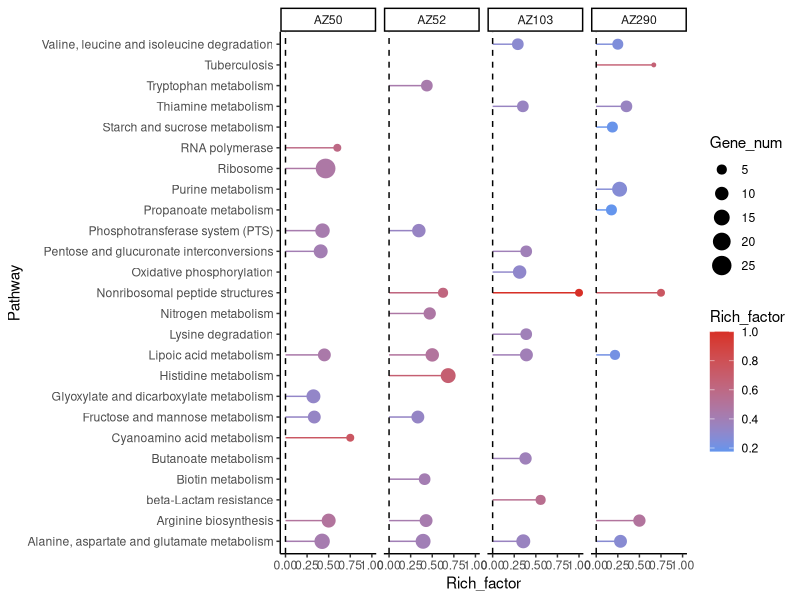
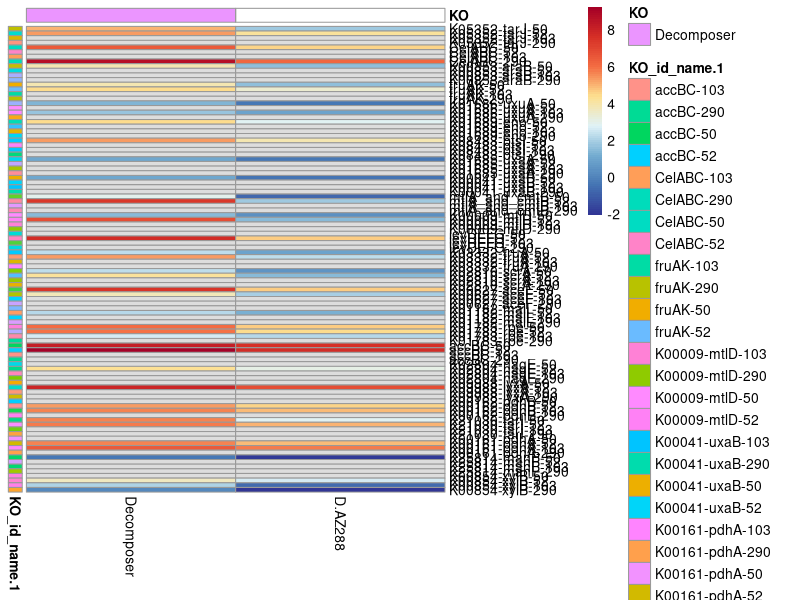
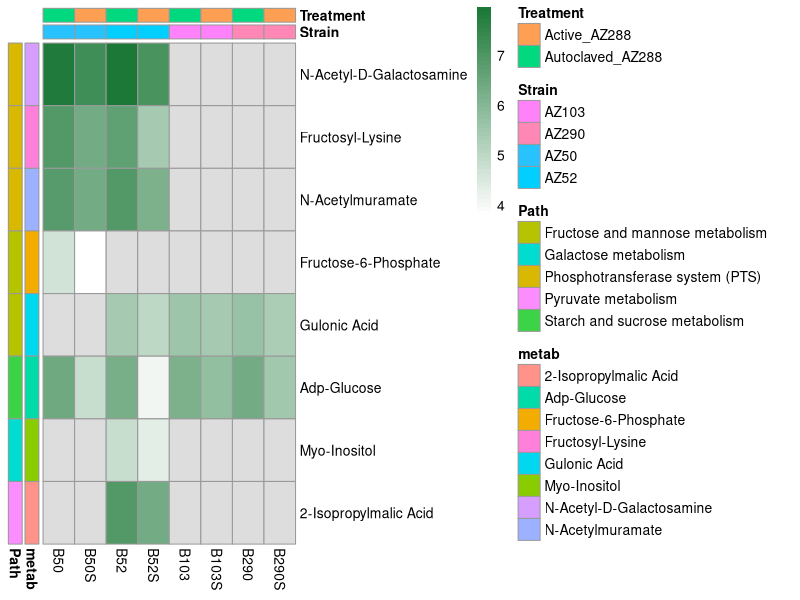
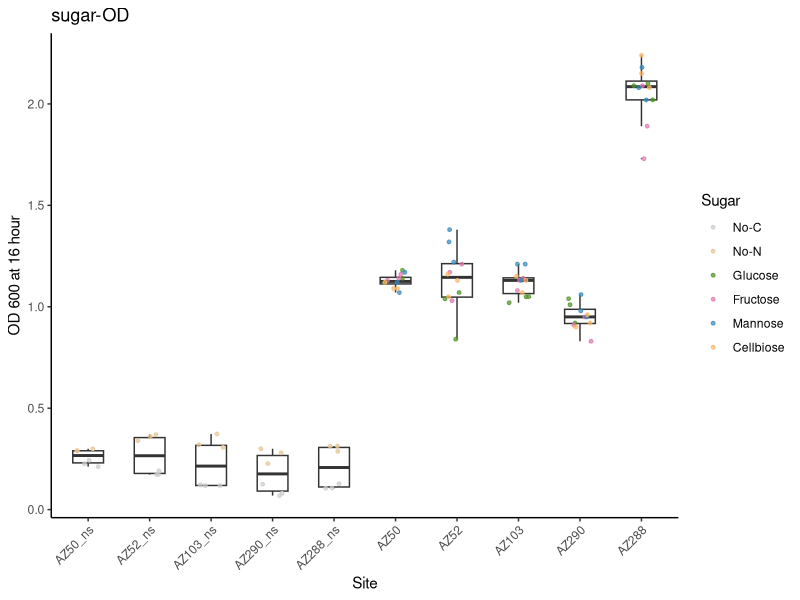
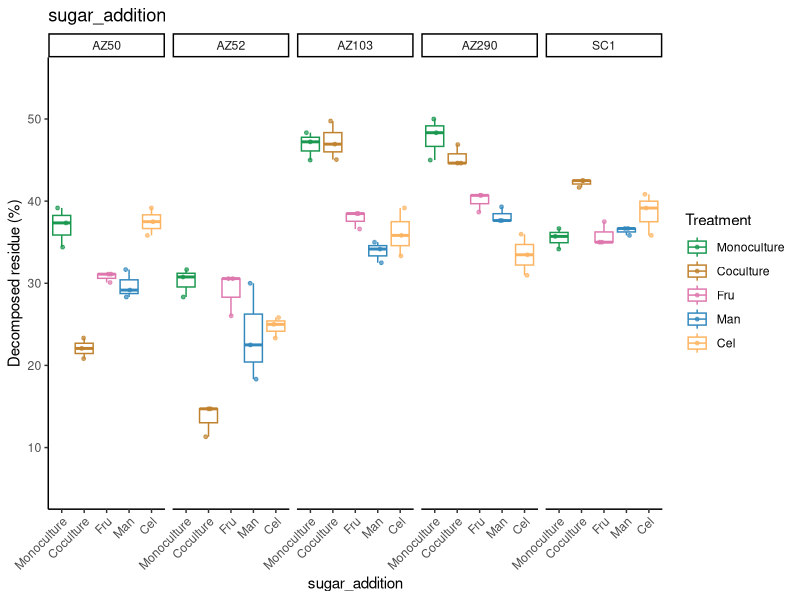
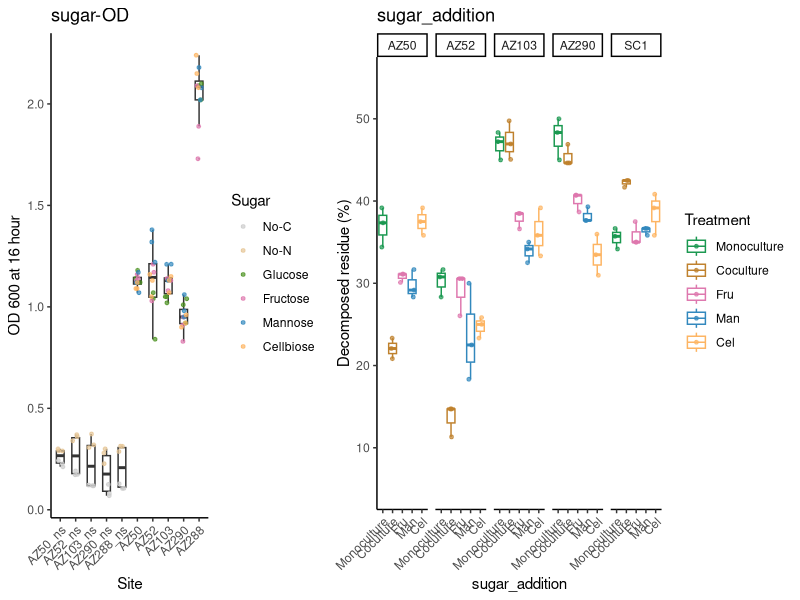
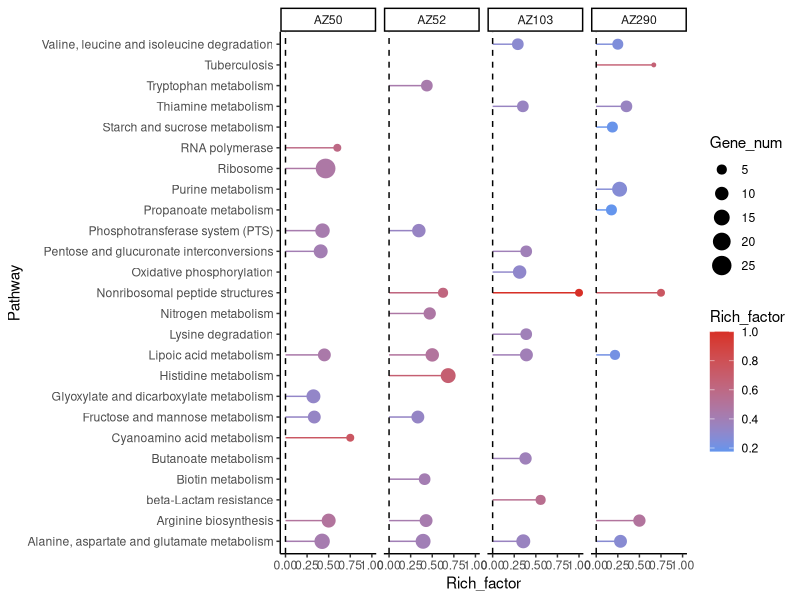
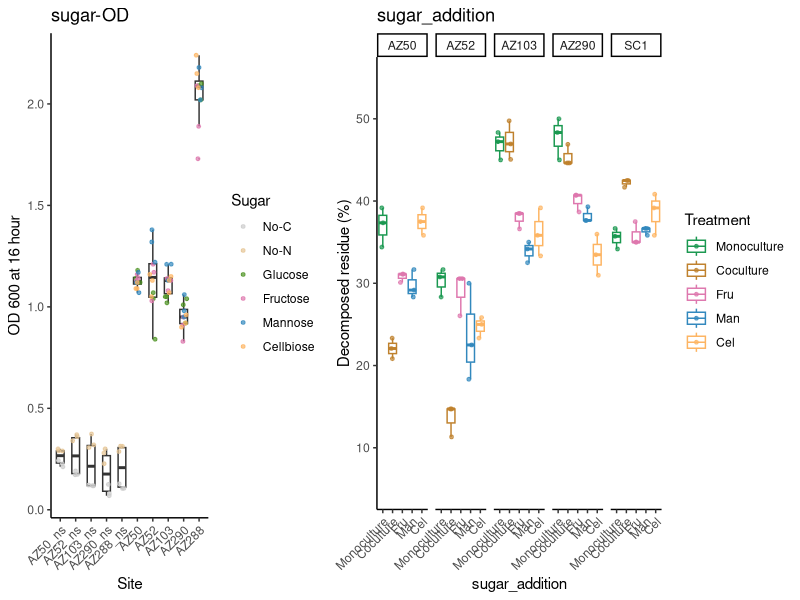

Recreate these plots in R, in order.
## ---- chunk 1
knitr::opts_chunk$set(echo = TRUE)
options(knitr.duplicate.label = "allow")
## ---- chunk 2
library(ggplot2)

data1=read.csv("KEGG_enrichment.csv",header = T,row.names=1,sep = ",")
data1$Strain<-factor(data1$Strain,levels=c("AZ50","AZ52","AZ103","AZ290"), labels =c("AZ50","AZ52","AZ103","AZ290"))

kegg=ggplot(data1,aes(x=Pathway,y=Rich_factor,color=Rich_factor))+
  geom_point(stat = "identity",aes(size=Gene_num))+
  geom_segment(aes(y=0,yend=Rich_factor,x=Pathway,xend=Pathway))+
  ylim(-0.01,1)+coord_flip()+theme_bw()+
  theme(panel.grid.major=element_blank(),panel.grid.minor=element_blank())+
  scale_color_gradient(low="#6495ED",high="#D73027")+
  geom_hline(yintercept = 0, linetype="dashed",color = "black", size=0.5)+facet_wrap( ~ Strain, ncol=4)+theme_classic()
kegg

group="KEGG_enrichment"
width = 250
height = 100
ggsave(paste0("",group,".pdf"), kegg, width = width, height = height,units = "mm")
## ---- chunk 3
library(pheatmap)

#data
data=read.delim('Kegg.txt', header = TRUE, row.names = 1, sep = '\t')
col=read.delim('kegg_col.txt', header = TRUE, row.names = 1, sep = '\t')
row=read.delim('Kegg_row.txt', header = TRUE, row.names = 1, sep = '\t')

# Draw heatmaps
pheatmap(log2(data),color = colorRampPalette(c("#313695","#4575B4","#74ADD1","#E0F3F8","#FEE090","#F46D43","#D73027","#A50026"))(100),cluster_rows = FALSE,cluster_cols =FALSE,number_color="black",annotation_col = col,annotation_row=row)

# Metabolic pathways involved in sugar utilization were manually illustrated in Adobe Illustrator.
## ---- chunk 4
library(pheatmap)

data = read.table("Metabolites.txt", header=T, row.names=1, sep="\t", comment.char="")

colgroup = read.table("Metabolites_col.txt", header=T, row.names=1, sep="\t", comment.char="")
rowgroup = read.table("Metabolites_row.txt", header=T, row.names=1, sep="\t", comment.char="")

# Draw heatmaps
pheatmap(data,color = colorRampPalette(c("white", "#1B7837"))(50),
         cluster_rows = FALSE,cluster_cols =FALSE,display_numbers =FALSE,
         number_color="black",fontsize_number = 8,annotation_col = colgroup,
         annotation_row=rowgroup)
## ---- chunk 5
library(ggplot2)
library(cowplot)

#Fig. 5d
data = read.table("Sugar.txt", header=T, row.names=1, sep="\t", comment.char="")

group="sugar-OD"
data$Strain<-factor(data$Strain,levels=c("AZ50_ns","AZ52_ns","AZ103_ns","AZ290_ns","AZ288_ns","AZ50","AZ52","AZ103","AZ290","AZ288"), labels =c("AZ50_ns","AZ52_ns","AZ103_ns","AZ290_ns","AZ288_ns","AZ50","AZ52","AZ103","AZ290","AZ288"))

data$Sugar<-factor(data$Sugar,levels=c("No-C","No-N","Glucose","Fructose","Mannose","Cellbiose"), labels =c("No-C","No-N","Glucose","Fructose","Mannose","Cellbiose"))

p1 <- ggplot(data, aes(x=Strain, y=OD)) + geom_boxplot(width=0.5,outlier.size = 0.01,alpha=0.5)+
theme(panel.background = element_rect(colour = "black"))+theme_bw()+theme(legend.title=element_text(size=6),legend.text=element_text(size=6))+
  theme(legend.position='right',legend.key.size = unit(0.4,'cm'))+
  
  theme(panel.grid.major =  element_line(size=0.1),panel.grid.minor = element_line(size = 0.1))+
  theme(axis.title.y= element_text(size=6))+theme(axis.title.x = element_text(size = 6))+
  theme(axis.text.x = element_text(size = 6),axis.text.y = element_text(size = 6))+
  xlab("Site")+ylab("OD 600 at 16 hour")+
  ggtitle(paste0(group))+theme(plot.title = element_text(size = 6))+geom_jitter(width = 0.2,aes(color=Sugar),size=1,alpha=0.7)+
  scale_fill_manual(values=c("white", "white","white", "white","white", "white","white", "white","white"))+scale_color_manual(values = c("#CCCCCC","#E5C494", "#4D9221","#DE77AE","#3288BD","#FDB462"))+theme_classic()+theme(axis.text.x = element_text(angle = 45, hjust = 1))
p1


#Fig. 5e
rate<-read.csv("sugar_addition.csv",row.names = 1)

group="sugar_addition"
rate$Group<-factor(rate$Group,levels=c("AZ50","AZ50+AZ288","AZ50+AZ288+Fru","AZ50+AZ288+Man","AZ50+AZ288+Cel","AZ52","AZ52+AZ288","AZ52+AZ288+Fru","AZ52+AZ288+Man","AZ52+AZ288+Cel","AZ103","AZ103+AZ288","AZ103+AZ288+Fru","AZ103+AZ288+Man","AZ103+AZ288+Cel","AZ290","AZ290+AZ288","AZ290+AZ288+Fru","AZ290+AZ288+Man","AZ290+AZ288+Cel","SC1","SC1+AZ288","SC1+AZ288+Fru","SC1+AZ288+Man","SC1+AZ288+Cel"), labels =c("AZ50","AZ50+AZ288","AZ50+AZ288+Fru","AZ50+AZ288+Man","AZ50+AZ288+Cel","AZ52","AZ52+AZ288","AZ52+AZ288+Fru","AZ52+AZ288+Man","AZ52+AZ288+Cel","AZ103","AZ103+AZ288","AZ103+AZ288+Fru","AZ103+AZ288+Man","AZ103+AZ288+Cel","AZ290","AZ290+AZ288","AZ290+AZ288+Fru","AZ290+AZ288+Man","AZ290+AZ288+Cel","SC1","SC1+AZ288","SC1+AZ288+Fru","SC1+AZ288+Man","SC1+AZ288+Cel"))
rate$Strain<-factor(rate$Strain,levels=c("AZ50","AZ52","AZ103","AZ290","SC1"), labels =c("AZ50","AZ52","AZ103","AZ290","SC1"))
rate$Treatment<-factor(rate$Treatment,levels=c("Monoculture","Coculture","Fru","Man","Cel"), labels =c("Monoculture","Coculture","Fru","Man","Cel"))

p2 <- ggplot(rate, aes(x=Treatment, y=Rate, color=Treatment)) + geom_boxplot(width=0.8,outlier.size = 0.2)+
theme(panel.background = element_rect(colour = "black"))+theme_bw()+theme(legend.title=element_text(size=7),legend.text=element_text(size=7))+
  theme(legend.position='right',legend.key.size = unit(0.3,'cm'))+
  theme(panel.grid.major=element_blank(),panel.grid.minor=element_blank())+
  theme(axis.title.y= element_text(size=10))+theme(axis.title.x = element_text(size = 10))+
  theme(axis.text.x = element_text(size = 7),axis.text.y = element_text(size = 7))+
  xlab(paste0(group))+ylab("Decomposed residue (%)")+ggtitle(paste0(group))+theme(axis.text.x = element_text(angle = 0, hjust = 1))+geom_jitter(width = 0.2,aes(color=Treatment),size=1,alpha=0.7)+scale_fill_manual(values=c("white","white","white"))+ggtitle(paste0(group))+scale_color_manual(values=c("#1A9850","#BF812D","#DE77AE","#3288BD","#FDB462"))+theme_classic()+ylim(5,55)+theme(axis.text.x = element_text(angle = 45, hjust = 1))+facet_grid(. ~ Strain)
p2


all_plot <- plot_grid(p1,p2,ncol = 2,nrow=1,align ="hv",rel_widths = c(1.4,2))
all_plot

group="Fig. 5d-e"
width = 300
height = 85
ggsave(paste0("",group,".pdf"), all_plot, width = width, height = height,units = "mm")
ggsave(paste0("",group,".JPEG"), all_plot, width = width, height = height,units = "mm")
